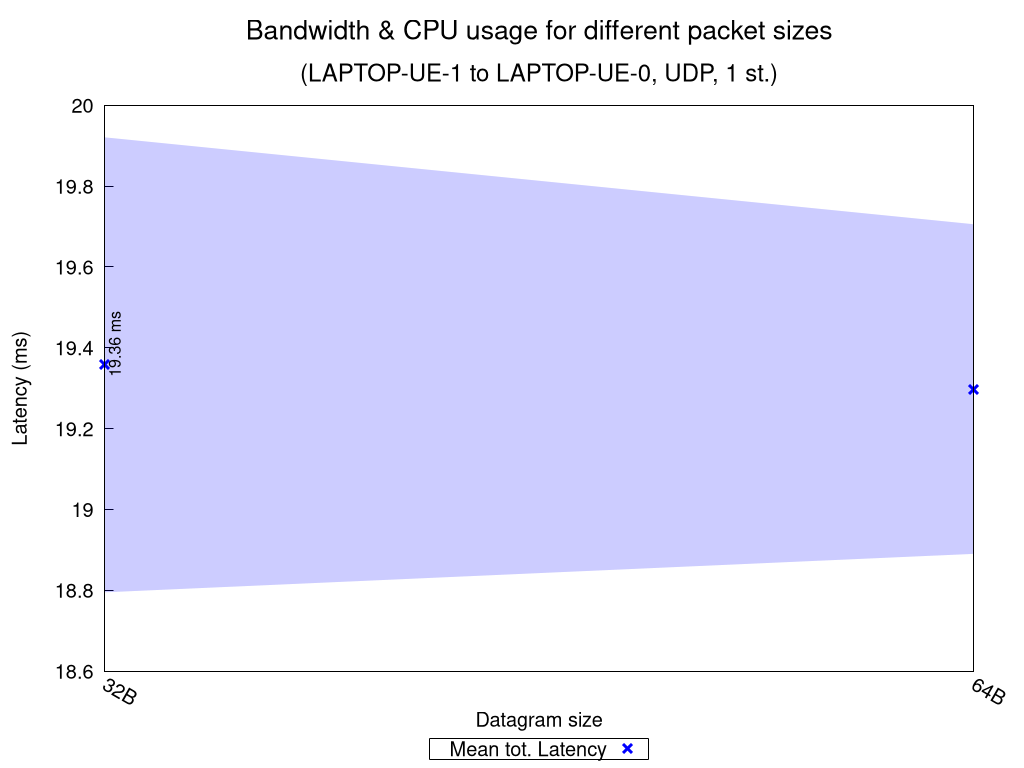

Reproduce this figure in gnuplot.
set terminal pngcairo nocrop enhanced size 1024,768 font "Verdana,15"
set output "UDP_1_st_2020_10_09_17-57-21_one2two_summary.png"

set title "{/=20 Bandwidth \\& CPU usage for different packet sizes}\n\n{/=18 (LAPTOP-UE-1 to LAPTOP-UE-0, UDP, 1 st.)}"

set xlabel "Datagram size"
set ylabel "Latency (ms)"
set ytics nomirror
set key bmargin center horizontal box samplen 1 width -1
set bmargin 4.6
set rmargin 4.5
set xtics rotate by -30
printxsizes(x) = x < 1024.0 ? sprintf("%.0fB", x) : (x < 1048576.0 ? sprintf("%.0fKB", x/1024.0) : sprintf("%.0fMB", x/1048576.0))

rf = 1.0  # rate factor
stats "UDP_1_st_2020_10_09_17-57-21_one2two_iperf_summary.dat" using ($1 >= 0 ? $3 : 1/0) nooutput
set logscale x 2
set style fill transparent solid 0.2 noborder
set autoscale xfix
plot "UDP_1_st_2020_10_09_17-57-21_one2two_iperf_summary.dat" using ($1 >= 0 ? $2 : 1/0):($3/rf-$4/rf):($3/rf+$4/rf) with filledcurves lc rgb "blue" notitle, \
     "" using 2:($1 >= 0 ? $3/rf : 1/0):xtic(printxsizes($2)) with points pt 2 ps 1.5 lw 3 lc rgb "blue" title "Mean tot. Latency", \
     "" using 2:($1 >= 0 ? $3/rf : 1/0):(sprintf("%.2f ms", $3/rf)) with labels offset 0.9,1.0 rotate by 90 font ",12" notitle, \
     "" using ($1 < 0 ? $2 : 1/0):(STATS_min/rf):(sprintf("Net test failed!")) with labels offset 0.9,2.5 rotate by 90 tc rgb "red" font ",12" notitle, \
